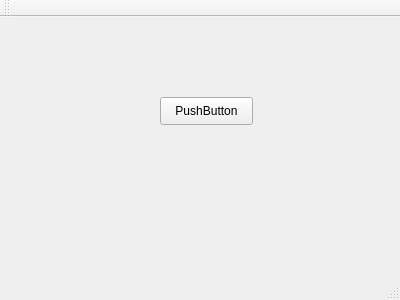
<?xml version="1.0" encoding="UTF-8"?>
<ui version="4.0">
 <class>MainWindow</class>
 <widget class="QMainWindow" name="MainWindow">
  <property name="geometry">
   <rect>
    <x>0</x>
    <y>0</y>
    <width>400</width>
    <height>300</height>
   </rect>
  </property>
  <property name="windowTitle">
   <string>MainWindow</string>
  </property>
  <widget class="QWidget" name="centralWidget">
   <widget class="QPushButton" name="pushButton">
    <property name="geometry">
     <rect>
      <x>160</x>
      <y>80</y>
      <width>93</width>
      <height>28</height>
     </rect>
    </property>
    <property name="text">
     <string>PushButton</string>
    </property>
   </widget>
  </widget>
  <widget class="QMenuBar" name="menuBar">
   <property name="geometry">
    <rect>
     <x>0</x>
     <y>0</y>
     <width>400</width>
     <height>26</height>
    </rect>
   </property>
  </widget>
  <widget class="QToolBar" name="mainToolBar">
   <attribute name="toolBarArea">
    <enum>TopToolBarArea</enum>
   </attribute>
   <attribute name="toolBarBreak">
    <bool>false</bool>
   </attribute>
  </widget>
  <widget class="QStatusBar" name="statusBar"/>
 </widget>
 <layoutdefault spacing="6" margin="11"/>
 <resources/>
 <connections/>
</ui>
